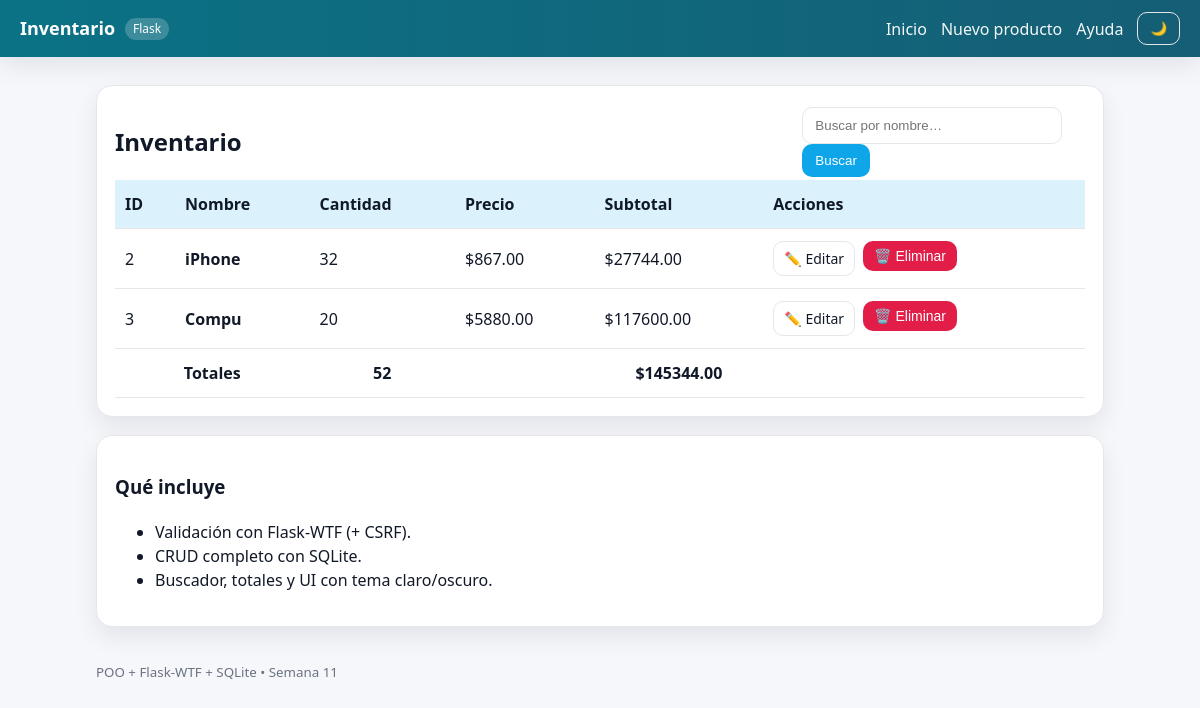
Before: / with the older database file.
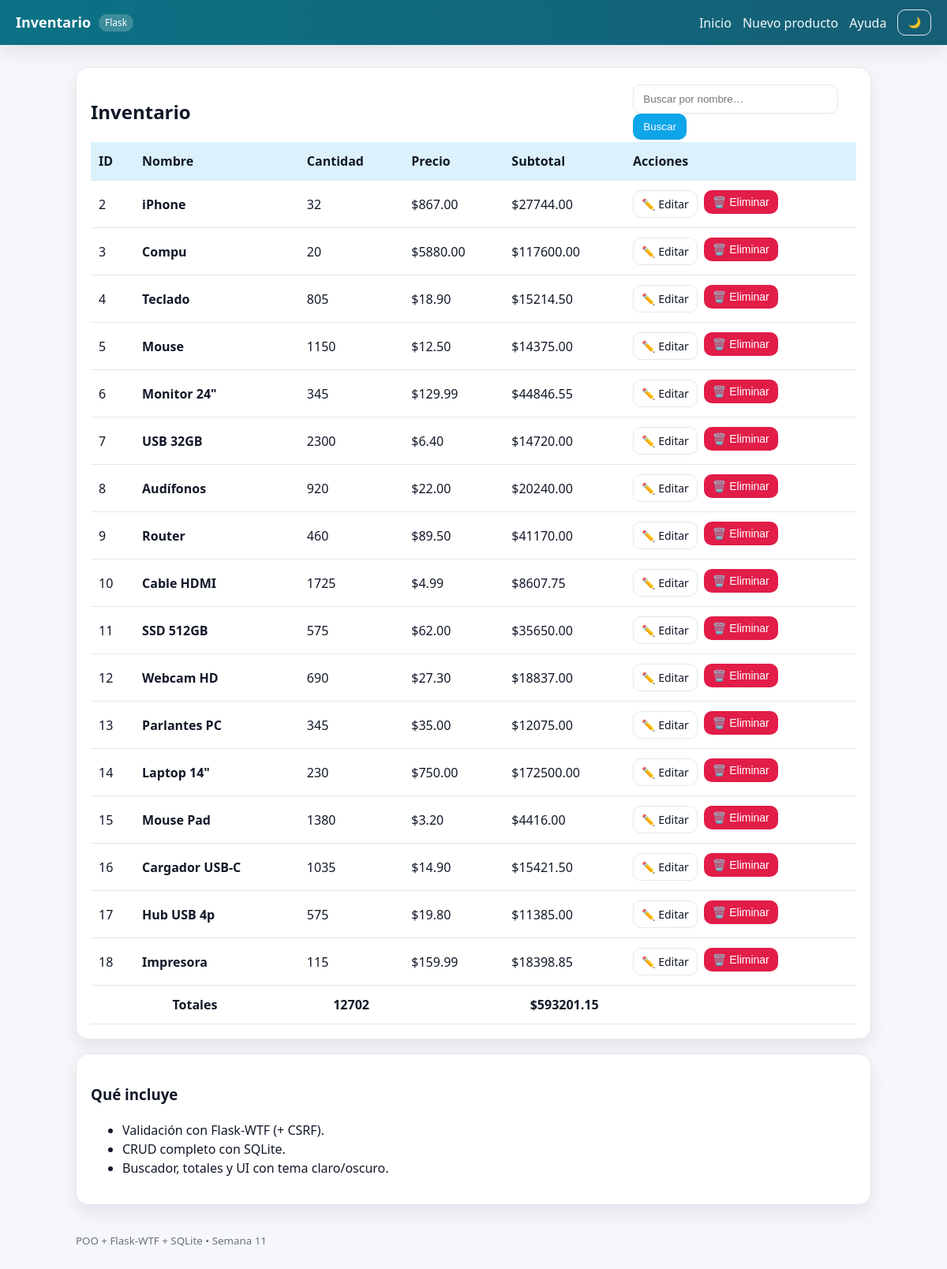
After: the same page with the newer database file.
### tables this page shows
CREATE TABLE productos (
                id INTEGER PRIMARY KEY AUTOINCREMENT,
                nombre TEXT NOT NULL,
                cantidad INTEGER NOT NULL CHECK(cantidad >= 0),
                precio REAL NOT NULL CHECK(precio >= 0)
            );

### app.py (the view)
@app.route("/")
def home():
    with get_conn() as conn:
        filas = conn.execute("SELECT id,nombre,cantidad,precio FROM productos ORDER BY id").fetchall()
    total_items = sum(p["cantidad"] for p in filas)
    total_valor = sum(p["cantidad"] * p["precio"] for p in filas)
    return render_template("index.html",
                           productos=filas, delete_form=DeleteForm(),
                           total_items=total_items, total_valor=total_valor,
                           titulo="Inventario")

### app.py
class DeleteForm(FlaskForm):
    enviar = SubmitField("Eliminar")

### app.py (called while the page is built)
def get_conn():
    conn = sqlite3.connect(DB_PATH)
    conn.row_factory = sqlite3.Row
    return conn

### templates/index.html (shortened to what this page needs)
{% extends "base.html" %}
{% block content %}
<section class="card">
  <div class="card__header">
    <h2>Inventario</h2>
    <form action="{{ url_for('buscar') }}" method="get" class="searchbar">
      <input class="input" type="text" name="q" value="{{ q or '' }}" placeholder="Buscar por nombre…">
      <button class="btn btn-primary" type="submit">Buscar</button>
    </form>
  </div>
  {% if productos and productos|length > 0 %}
  <div class="table-wrapper">
    <table class="table">
      <thead>
        <tr>
          <th>ID</th><th>Nombre</th><th>Cantidad</th><th>Precio</th><th>Subtotal</th><th>Acciones</th>
        </tr>
      </thead>
      <tbody>
        {% for p in productos %}
        <tr>
          <td>{{ p.id }}</td>
          <td class="text-strong">{{ p.nombre }}</td>
          <td>{{ p.cantidad }}</td>
          <td>${{ "%.2f"|format(p.precio) }}</td>
          <td>${{ "%.2f"|format(p.cantidad * p.precio) }}</td>
          <td class="actions">
            <a class="btn btn-small" href="{{ url_for('editar', pid=p.id) }}">✏️ Editar</a>
            <form action="{{ url_for('eliminar', pid=p.id) }}" method="post">
              <button class="btn btn-small btn-danger" type="submit">🗑️ Eliminar</button>
            </form>
          </td>
        </tr>
        {% endfor %}
      </tbody>
      <tfoot>
        <tr>
          <th colspan="2">Totales</th>
          <th>{{ total_items }}</th>
          <th></th>
          <th>${{ "%.2f"|format(total_valor) }}</th>
          <th></th>
        </tr>
      </tfoot>
    </table>
  </div>
  {% else %}
    <div class="empty">
      <p>Tu inventario está vacío.</p>
      <a class="btn btn-primary" href="{{ url_for('nuevo') }}">Agregar primer producto</a>
    </div>
  {% endif %}
</section>
<section id="ayuda" class="card">
  <h3>Qué incluye</h3>
  <ul class="bullets">
    <li>Validación con Flask-WTF (+ CSRF).</li>
    <li>CRUD completo con SQLite.</li>
    <li>Buscador, totales y UI con tema claro/oscuro.</li>
  </ul>
</section>
{% endblock %}

### templates/base.html (shortened to what this page needs)
<!doctype html>
<html lang="es">
<head>
  <link rel="stylesheet" href="{{ url_for('static', filename='styles.css') }}">
</head>
<body>
  <header class="navbar">
    <div class="brand">
      <a class="brand__title" href="{{ url_for('home') }}">Inventario</a>
      <span class="chip">Flask</span>
    </div>
    <nav class="navlinks">
      <a href="{{ url_for('home') }}">Inicio</a>
      <a href="{{ url_for('nuevo') }}">Nuevo producto</a>
      <a href="{{ url_for('home') }}#ayuda">Ayuda</a>
      <button id="themeToggle" class="btn btn-ghost" title="Cambiar tema">🌙</button>
    </nav>
  </header>
  <main class="container">
    {% block content %}{% endblock %}
  </main>
  <footer class="footer">
    <small>POO + Flask-WTF + SQLite • Semana 11</small>
  </footer>
</body>
</html>

### static/styles.css (style rules this page uses)
:root { --bg: #0b0e14; --surface: #111827; --text: #e5e7eb; --muted: #9ca3af; --primary: #22c55e; --primary-contrast: #0a0f0a; --danger: #ef4444; --border: #1f2937; --shadow: 0 10px 24px rgba(0,0,0,.25); }
html[data-theme="light"] { --bg:#f6f7fb; --surface:#ffffff; --text:#111827; --muted:#6b7280; --primary:#0ea5e9; --primary-contrast:#06202b; --danger:#e11d48; --border:#e5e7eb; --shadow: 0 10px 24px rgba(2,6,23,.08); }
* { box-sizing:border-box }
body { margin:0; font: 16px/1.5 system-ui, -apple-system, Segoe UI, Roboto, Arial, sans-serif; background:var(--bg); color:var(--text); }
.navbar { position:sticky; top:0; display:flex; align-items:center; justify-content:space-between; padding:12px 20px; background:linear-gradient(90deg, #0b7285, #155e75); box-shadow:var(--shadow); }
.brand { display:flex; align-items:center; gap:10px; }
.brand__title { color:#fff; text-decoration:none; font-weight:700; font-size:18px; }
.chip { background:rgba(255,255,255,.2); color:#fff; padding:2px 8px; border-radius:999px; font-size:12px }
.navlinks { display:flex; gap:14px; align-items:center }
.navlinks a { color:#fff; text-decoration:none; opacity:.95 }
.container { max-width:1040px; margin:28px auto; padding:0 16px }
.footer { max-width:1040px; margin:32px auto; padding:0 16px; color:var(--muted) }
.card { background:var(--surface); border:1px solid var(--border); border-radius:16px; padding:18px 18px; box-shadow:var(--shadow); margin-bottom:18px; }
.card__header { display:flex; align-items:center; justify-content:space-between; gap:12px }
.input { width:100%; padding:10px 12px; border-radius:10px; background:transparent; color:var(--text); border:1px solid var(--border); outline:none; }
.btn { display:inline-flex; align-items:center; justify-content:center; padding:8px 12px; border-radius:10px; border:1px solid var(--border); color:var(--text); background:transparent; cursor:pointer; text-decoration:none; transition: all .15s ease; }
.btn-primary { background:var(--primary); color:white; border-color:transparent }
.btn-danger { background:var(--danger); color:white; border-color:transparent }
.btn-ghost { background:transparent; color:var(--text) }
.btn-small { padding:6px 10px; font-size:14px }
.table-wrapper { overflow:auto }
.table { width:100%; border-collapse:collapse }
.table th, .table td { padding:12px 10px; border-bottom:1px solid var(--border); vertical-align:middle }
.table thead th { background: color-mix(in oklab, var(--primary), transparent 85%); color:var(--text); text-align:left }
.text-strong { font-weight:600 }
.actions { display:flex; gap:8px }
.actions form { display:inline }
.searchbar { display:flex; gap:8px; align-items:center }
.searchbar .input { max-width:260px }
@media (min-width: 640px) { .card__header form { display:inline-block; margin-right:.5rem; vertical-align:middle; } }

Changed rows visible on the page:
added productos: id "4", nombre "Teclado", cantidad "805", precio "18.90", p.cantidad*p.precio "15214.50"
added productos: id "5", nombre "Mouse", cantidad "1150", precio "12.50", p.cantidad*p.precio "14375.00"
added productos: id "6", nombre "Monitor 24\"", cantidad "345", precio "129.99", p.cantidad*p.precio "44846.55"
added productos: id "7", nombre "USB 32GB", cantidad "2300", precio "6.40", p.cantidad*p.precio "14720.00"
added productos: id "8", nombre "Audífonos", cantidad "920", precio "22.00", p.cantidad*p.precio "20240.00"
added productos: id "9", nombre "Router", cantidad "460", precio "89.50", p.cantidad*p.precio "41170.00"
added productos: id "10", nombre "Cable HDMI", cantidad "1725", precio "4.99", p.cantidad*p.precio "8607.75"
added productos: id "11", nombre "SSD 512GB", cantidad "575", precio "62.00", p.cantidad*p.precio "35650.00"
added productos: id "12", nombre "Webcam HD", cantidad "690", precio "27.30", p.cantidad*p.precio "18837.00"
added productos: id "13", nombre "Parlantes PC", cantidad "345", precio "35.00", p.cantidad*p.precio "12075.00"
added productos: id "14", nombre "Laptop 14\"", cantidad "230", precio "750.00", p.cantidad*p.precio "172500.00"
added productos: id "15", nombre "Mouse Pad", cantidad "1380", precio "3.20", p.cantidad*p.precio "4416.00"
added productos: id "16", nombre "Cargador USB-C", cantidad "1035", precio "14.90", p.cantidad*p.precio "15421.50"
added productos: id "17", nombre "Hub USB 4p", cantidad "575", precio "19.80", p.cantidad*p.precio "11385.00"
added productos: id "18", nombre "Impresora", cantidad "115", precio "159.99", p.cantidad*p.precio "18398.85"
Other visible differences:
{{ total_items }}: "52" → "12702"
{{ "%.2f"|format(total_valor) }}: "145344.00" → "593201.15"
